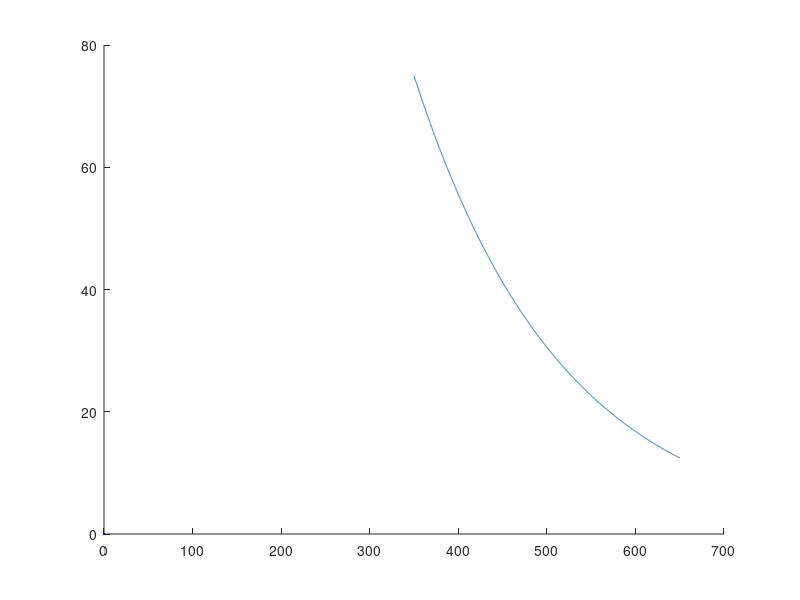

Write the MATLAB code that produced this figure.
%Analysis

clear all

% n = 1;
% degree_correlation = [0 0];
% for i = 1:999
%     try
%         bstr = int2str(i);
%         degree_corr_name='degree_corr000.txt';
%         degree_corr_name(15-length(bstr):14)=bstr;
%         degree_correlation(n,:) = dlmread(degree_corr_name);
%         n = n + 1;
%     end
% end
% t = 0:0.1:450;
% q = t.*0.0531+538.2358;
% figure 1
% hold on
% plot (degree_correlation(:,1),degree_correlation(:,2),'.')
% ylabel('Time until 30 percent infected')
% xlabel('Degree of seed neighbors')
% plot(t,q)
% hold off

% figure(2)
% hold on
% percentage = zeros(1,960);
% n = 1;
% for i = 1:999
%     try
%         bstr = int2str(i);
%         percentage_name='percentage000.txt';
%         percentage_name(14-length(bstr):13)=bstr;
%         percentage(n,:) = dlmread(percentage_name);
%         %         if mod(n,5) == 0
%         %         plot((1:960)/12,percentage(n,:),'LineWidth', 1)
%         %         end
%         n = n + 1;
%     end
% end
% 
% for i = 1:length(percentage(1,:))
%     percentage_mean(i) = mean(percentage(:,i));
%     percent_stdev(i) = std(percentage(:,i));
%     percent_intp(i)= percentage_mean(i)+percent_stdev(i)*1.65;
%     percent_intm(i) = percentage_mean(i)-percent_stdev(i)*1.65;
% 
% end
% 
% hold on
% for i = 1:126
%     for q = 1:10000
%         z(i,q+1) = find(percentage(i,:) >= q, 1, 'first' );
%     end
%     %    plot(z(i,:)/12)
% end
% 
% for i = 1:10000
%     zmean(i) = mean(z(:,i));
%     zstdev(i) = std(z(:,i));
%     zeip(i) = 1.65*zstdev(i) + zmean(i);
%     zeim(i) = -1.65*zstdev(i) + zmean(i);
% end
% % plot(zmean(:)/12,'r')
% % plot(zeip(:)/12,'r')
% % plot(zeim(:)/12,'r')
% 
% 
% 
% permeaninv = 0;
% for q = 1:960
%     try
%         permeaninv(q) = find(zmean(:) >= q, 1, 'first' );
%     catch
%         permeaninv(q) = 10000;
%     end
% end
% for q = 1:960
%     try
%         pereipinv(q) = find(zeip(:) >= q, 1, 'first' );
%     catch
%         pereipinv(q) = 10000;
%     end
% end
% 
% for q = 1:960
%     try
%         pereiminv(q) = find(zeim(:) >= q, 1, 'first' );
%     catch
%         pereiminv(q) = 10000;
%     end
% end
% 
% figure(2)
% box on
% xlim([25 55])
% ylim([0 11000])
% 
% ylabel('Cities with at least 20% infected','FontSize',14)
% xlabel('Time [d]','FontSize',14)
% set(gca,'FontSize',14)
% hold on
% plot((1:960)/12,permeaninv,'k','LineWidth',2)
% plot((1:960)/12,pereipinv,'b','LineWidth',2)
% plot((1:960)/12,pereiminv,'b','LineWidth',2)
% 
% figure(3)
% hold on
% n = 1;
% ratio = zeros(1,960);
% for i = 1:999
%     try
%         bstr = int2str(i);
%         ratio_name='ratio000.txt';
%         ratio_name(9-length(bstr):8)=bstr;
%         ratio(n,:) = dlmread(ratio_name);
%         plot((1:960)/12,ratio(n,:))
%         n = n + 1;
%     end
% end

n = 1;
degre2_correlation = [0 0];
for i = 1:999
    try
        bstr = int2str(i);
        degre2_corr_name='degre2_corr000.txt';
        degre2_corr_name(15-length(bstr):14)=bstr;
        degre2_correlation(n,:) = dlmread(degre2_corr_name);
        n = n + 1;
    end
end
figure(4)
hold on
plot(degre2_correlation(:,2),(degre2_correlation(:,1)),'.b')
t = 350:0.1:650;
q = 10.^(t.*(-0.0026)+2.7849);
plot(t,q)
